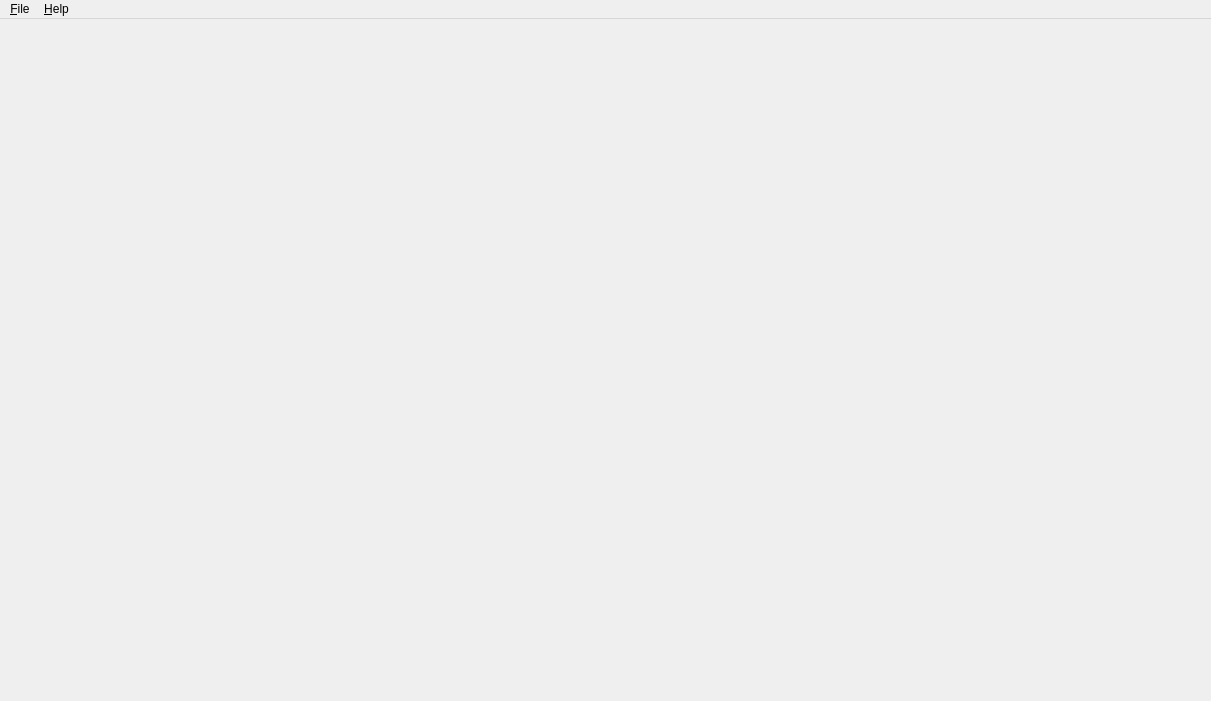
<?xml version="1.0" encoding="UTF-8"?>
<ui version="4.0">
 <class>MainWindow</class>
 <widget class="QMainWindow" name="MainWindow">
  <property name="geometry">
   <rect>
    <x>0</x>
    <y>0</y>
    <width>1211</width>
    <height>701</height>
   </rect>
  </property>
  <property name="windowTitle">
   <string>MainWindow</string>
  </property>
  <widget class="QWidget" name="centralWidget"/>
  <widget class="QMenuBar" name="menuBar">
   <property name="geometry">
    <rect>
     <x>0</x>
     <y>0</y>
     <width>1211</width>
     <height>21</height>
    </rect>
   </property>
   <widget class="QMenu" name="menuFile">
    <property name="title">
     <string>&amp;File</string>
    </property>
    <addaction name="actionQuit"/>
   </widget>
   <widget class="QMenu" name="menuHelp">
    <property name="title">
     <string>&amp;Help</string>
    </property>
    <addaction name="actionAbout"/>
   </widget>
   <addaction name="menuFile"/>
   <addaction name="menuHelp"/>
  </widget>
  <action name="actionQuit">
   <property name="text">
    <string>&amp;Quit</string>
   </property>
   <property name="toolTip">
    <string>Close application</string>
   </property>
   <property name="shortcut">
    <string>Ctrl+Q</string>
   </property>
  </action>
  <action name="actionAbout">
   <property name="text">
    <string>&amp;About</string>
   </property>
  </action>
 </widget>
 <layoutdefault spacing="6" margin="11"/>
 <resources/>
 <connections/>
</ui>
